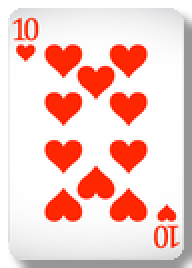
#> input picture Knack-Spiel V10/assets/cards/large/10_herz.png, 96 x 134 px (shown 2 times larger)
$ python generate_card_assets.py '../../Knack-Spiel V10/assets/cards/large/10_herz.png'
#> lines starting #> are read from the running program, lines starting #| are printed output that depends on the picture
"""Schneidet die 32 Knack-Karten sauber aus der gelieferten Vorlage.

Benötigt nur zur Neuerzeugung der Assets Pillow::

    py -3 -m pip install Pillow
    py -3 tools/generate_card_assets.py PFAD_ZUR_VORLAGE.jpg

Das Spiel selbst lädt ausschließlich die fertigen PNG-Dateien und braucht
keine externen Python-Pakete.
"""

from __future__ import annotations

import argparse
from pathlib import Path

from PIL import Image, ImageDraw, ImageFilter


EXPECTED_SOURCE_SIZE = (5517, 4463)
FACE_SIZE = (381, 533)
LARGE_SIZE = (96, 134)
SMALL_SIZE = (44, 62)

SUIT_GRID = {
    "herz": {
        "x": (152, 669, 1187, 1704, 2221),
        "y": (554, 1186, 1813),
    },
    "karo": {
        "x": (2892, 3409, 3926, 4443, 4960),
        "y": (584, 1199, 1813),
    },
    "kreuz": {
        "x": (152, 669, 1187, 1704, 2221),
        "y": (2568, 3173, 3789),
    },
    "pik": {
        "x": (2892, 3409, 3926, 4443, 4960),
        "y": (2567, 3175, 3789),
    },
}

# (Zeile, Spalte) innerhalb eines Farbblocks der Vorlage.
RANK_POSITION = {
    "ass": (0, 0),
    "7": (1, 1),
    "8": (1, 2),
    "9": (1, 3),
    "10": (1, 4),
    "bube": (2, 0),
    "dame": (2, 1),
    "koenig": (2, 2),
}


# [79 lines left out: functions rounded_card, card_back, not called in this run]


def main() -> None:
    parser = argparse.ArgumentParser()
    parser.add_argument("source", type=Path, help="Große JPG-Kartenvorlage")
    args = parser.parse_args()
    source = Image.open(args.source).convert("RGB")
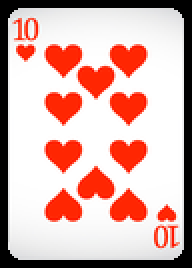
#> source: PIL image 96x134 RGB (shown 2 times larger); mean R, G, B 214.7, 176, 170.1
    if source.size != EXPECTED_SOURCE_SIZE:
#> (the run stopped early here; a loop or call above may not have finished)

$ run again, on Knack-Spiel V10/assets/cards/large/10_karo.png
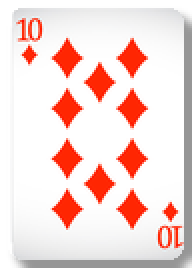
#> input picture Knack-Spiel V10/assets/cards/large/10_karo.png, 96 x 134 px (shown 2 times larger)
#> in main, `source = Image.open(args.source).convert("RGB")`:
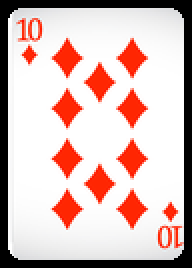
#> source: PIL image 96x134 RGB (shown 2 times larger); mean R, G, B 214.9, 187.7, 183.6
